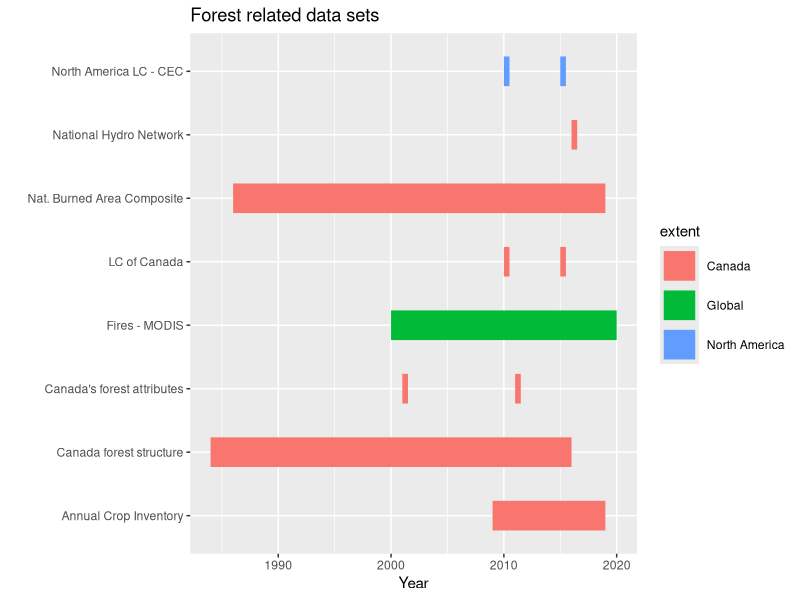
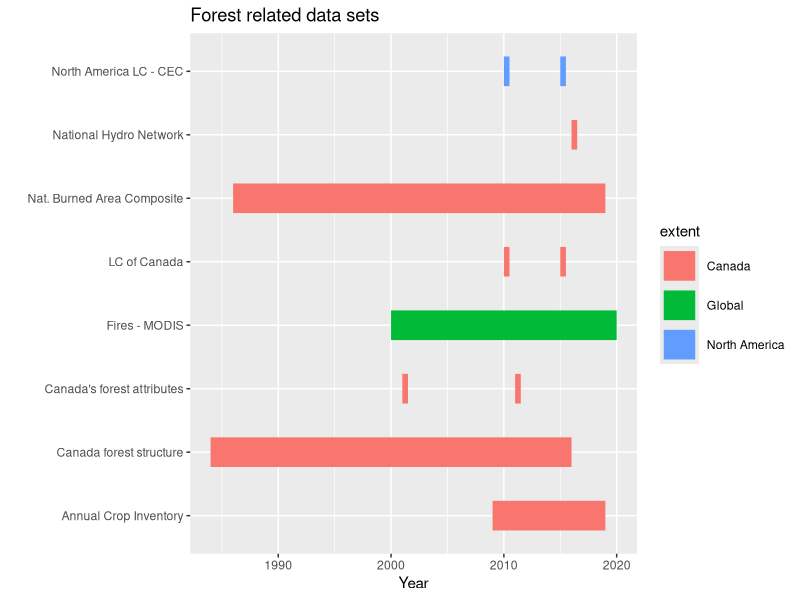

Write the R code that produced these figures, in order.
# Data exploration for thesis

## 2021-05-14
## Peter R.

### Aim:
# Create a figure with the data I have gathered so far

setwd("~/Documents/georod/github/carbon-seq-resources/R_code")

## libraries

library(ggplot2)

d1 <- read.csv("./data_catalogue_v1.csv",header = TRUE, sep=',', quote="\"")
str(d1)

## Forests 
d2 <- d1[d1$habitat!='wetlands' & d1$use=='primary' & !is.na(d1$date_start),]

path1 <- c("../images/") 


ggplot(d2) + geom_segment(aes(x=date_start,xend=ifelse(date_start==date_end, (date_end+0.5), date_end), y=short_name, yend=short_name, color=extent),size=10) + labs(x="Year") + labs(y = "") + ggtitle("Forest related data sets")

## Save as PNG
png(paste0(path1,"forest_data_sets2.png"))
ggplot(d2) + geom_segment(aes(x=date_start,xend=ifelse(date_start==date_end, (date_end+0.5), date_end), y=short_name, yend=short_name, color=extent),size=10) + labs(x="Year") + labs(y = "") + ggtitle("Forest related data sets")
dev.off()
